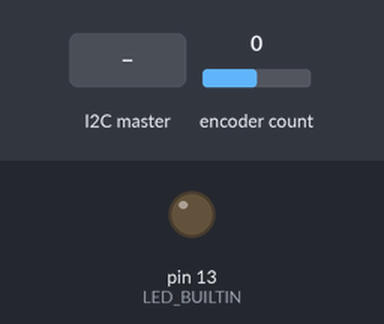
A sketch run on a simulated Arduino Uno, built with avr-gcc and run on an emulated ATmega328P. Shown: output pins drawn as LEDs (lit = HIGH). Inputs (shaded band) come from the test bench; at power-on: encoder count 0. What the sketch prints to the serial monitor is not drawn.

Above: at 1.2 s.
1.3 s: the I2C master sends the byte 0
At 1.8 s:
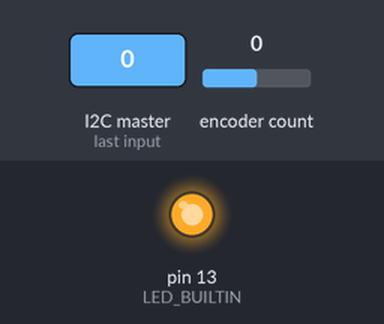
2.8 s: the I2C master sends the byte 1
At 4.1 s:
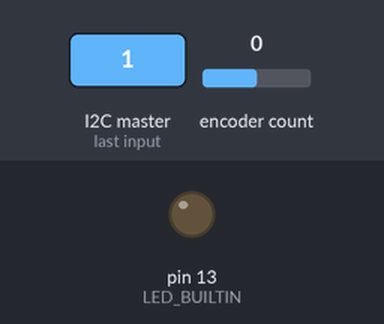
Timing chart, 0 to 5.8 s (numbered marks = the images above; inputs shaded):
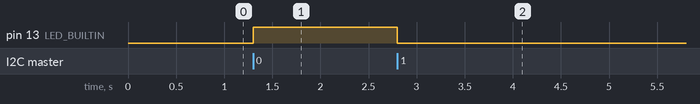

The sketch:

encoder_backup.ino
```cpp
#include <Encoder.h>
#include <Wire.h>

#define adresse 0x05


Encoder Enc(2, 3);
long oldPosition  = -999;
int sendSignal = 1;
int count = 0;
int data[4]={0};

void setup() {
  pinMode(LED_BUILTIN, OUTPUT);
  Serial.begin(9600);
  Wire.begin(adresse);

  Wire.onReceive(receiveData);
  Wire.onRequest(sendData);


  Serial.println("Bereit");
}


void loop() {
  long newPosition = Enc.read();
  if (newPosition != oldPosition) {
    oldPosition = newPosition;
    Serial.println(newPosition);
  }
}

void sendData(){

  if(count == 0){
    data[0] = oldPosition;
    data[1] = (oldPosition >> 8);
    data[2] = (oldPosition >> 16);
    data[3] = (oldPosition >> 24);
  }

  Wire.write(data[count]);
  Serial.println(data[count]);

  if(count < 3)
  count++;
  else
  count = 0;
}

void receiveData(int bytecount){
  for(int i = 0; i < bytecount; i++){
    sendSignal = Wire.read();
  }
  if(sendSignal){
    digitalWrite(LED_BUILTIN, LOW);
    oldPosition = 0;
  }
  else{
    digitalWrite(LED_BUILTIN, HIGH);
  }
}
```

Measured:
- after the input at 1.3 s, pin 13 (LED_BUILTIN): LOW → HIGH at once
- after the input at 2.8 s, pin 13 (LED_BUILTIN): HIGH → LOW at once
